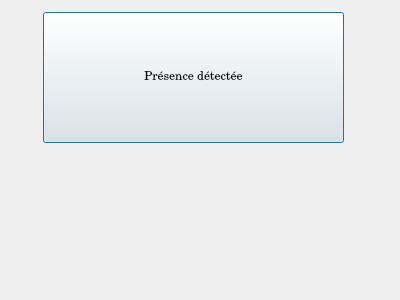
<?xml version="1.0" encoding="UTF-8"?>
<ui version="4.0">
 <class>Detecteur</class>
 <widget class="QDialog" name="Detecteur">
  <property name="geometry">
   <rect>
    <x>0</x>
    <y>0</y>
    <width>400</width>
    <height>300</height>
   </rect>
  </property>
  <property name="windowTitle">
   <string>Dialog</string>
  </property>
  <widget class="QPushButton" name="pushButton">
   <property name="geometry">
    <rect>
     <x>43</x>
     <y>12</y>
     <width>301</width>
     <height>131</height>
    </rect>
   </property>
   <property name="font">
    <font>
     <family>C059</family>
    </font>
   </property>
   <property name="text">
    <string>Présence détectée</string>
   </property>
  </widget>
 </widget>
 <resources/>
 <connections/>
</ui>
